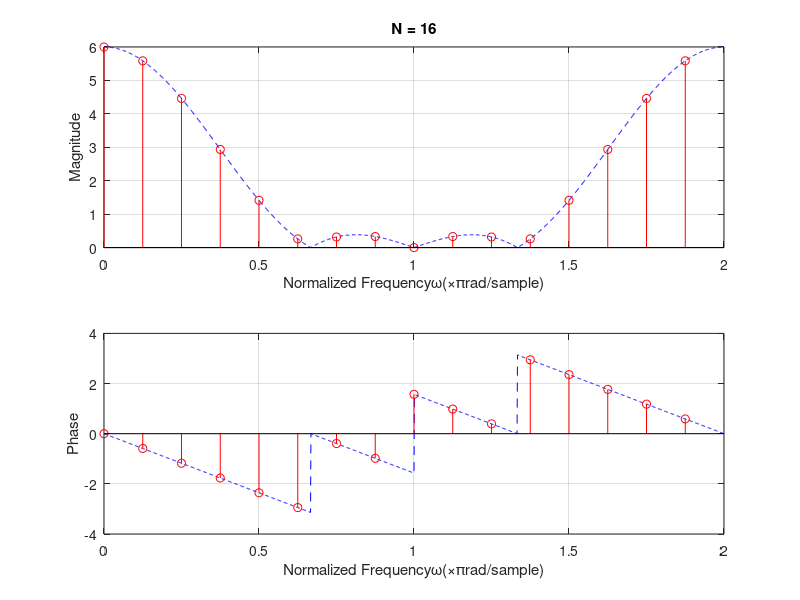

The MATLAB script that drew this image:

clear
N = 16;
x = [1 2 2 1];
n = 0:3;
%% DTFT
M = 1600;
w = 2*pi * (0:M-1)/M;
X = x * exp(-1j * n' * w);
%% DFT, 직접 계산
x(N) = 0;
n = 0:N-1;
k = 0:N-1;
WN = exp(-1j * 2*pi/N);
X1 = x * WN.^(n' * k); 
x1 = 1/N * X1 * WN.^(-k' * n);
w1 = 2*pi * (0:N-1)/N;
%% DFT, 함수 이용
X2 = fft(x, N);
x2 = ifft(X2, N);
w2 = 2*pi * (0:N-1)/N;

%% 그림
figure(2)
clf
% 크기
subplot(2,1,1)
plot(w/pi, abs(X), 'b--')
hold on
stem(w1/pi, abs(X1), 'r')
grid on
xlim([0 2])
xlabel('Normalized Frequency\omega(\times\pirad/sample)');
ylabel('Magnitude');
title('N = 16')
% 위상
subplot(2,1,2)
plot(w/pi, angle(X), 'b--')
hold on
stem(w1/pi, angle(X1), 'r')
grid on
xlim([0 2])
xlabel('Normalized Frequency\omega(\times\pirad/sample)');
ylabel('Phase')